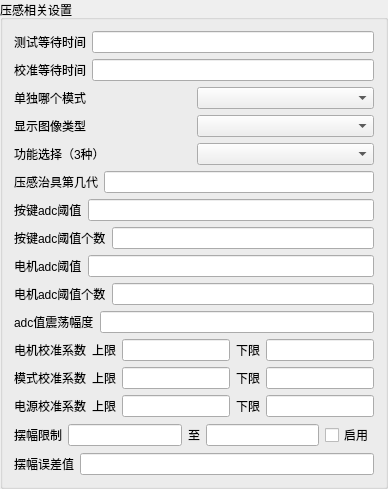
        <widget class="QGroupBox" name="pressureSettingsWidget">
         <property name="title">
          <string>压感相关设置</string>
         </property>
         <layout class="QGridLayout" name="gridLayout_5">
          <item row="5" column="0">
           <layout class="QHBoxLayout" name="horizontalLayout_2">
            <property name="topMargin">
             <number>0</number>
            </property>
            <item>
             <widget class="QLabel" name="label_2">
              <property name="sizePolicy">
               <sizepolicy hsizetype="Preferred" vsizetype="Fixed">
                <horstretch>0</horstretch>
                <verstretch>0</verstretch>
               </sizepolicy>
              </property>
              <property name="text">
               <string>压感治具第几代</string>
              </property>
             </widget>
            </item>
            <item>
             <widget class="QLineEdit" name="lineEdit_PressMechine"/>
            </item>
           </layout>
          </item>
          <item row="11" column="0">
           <layout class="QHBoxLayout" name="horizontalLayout_6">
            <item>
             <widget class="QLabel" name="pressSignalStrengthLabel">
              <property name="text">
               <string>电机校准系数</string>
              </property>
             </widget>
            </item>
            <item>
             <layout class="QHBoxLayout" name="pressUpperLimitLayout">
              <item>
               <widget class="QLabel" name="pressUpperLimitLabel">
                <property name="text">
                 <string>上限</string>
                </property>
               </widget>
              </item>
              <item>
               <widget class="QLineEdit" name="bthPressUpperLimitLineEdit"/>
              </item>
             </layout>
            </item>
            <item>
             <layout class="QHBoxLayout" name="pressLowerLimitLayout">
              <item>
               <widget class="QLabel" name="pressLowerLimitLabel">
                <property name="text">
                 <string>下限</string>
                </property>
               </widget>
              </item>
              <item>
               <widget class="QLineEdit" name="bthPressLowerLimitLineEdit"/>
              </item>
             </layout>
            </item>
           </layout>
          </item>
          <item row="13" column="0">
           <layout class="QHBoxLayout" name="horizontalLayout_9">
            <item>
             <widget class="QLabel" name="pressSignalStrengthLabel_3">
              <property name="text">
               <string>电源校准系数</string>
              </property>
             </widget>
            </item>
            <item>
             <layout class="QHBoxLayout" name="pressUpperLimitLayout_3">
              <item>
               <widget class="QLabel" name="pressUpperLimitLabel_3">
                <property name="text">
                 <string>上限</string>
                </property>
               </widget>
              </item>
              <item>
               <widget class="QLineEdit" name="powerPressUpperLimitLineEdit"/>
              </item>
             </layout>
            </item>
            <item>
             <layout class="QHBoxLayout" name="pressLowerLimitLayout_3">
              <item>
               <widget class="QLabel" name="pressLowerLimitLabel_3">
                <property name="text">
                 <string>下限</string>
                </property>
               </widget>
              </item>
              <item>
               <widget class="QLineEdit" name="powerPressLowerLimitLineEdit"/>
              </item>
             </layout>
            </item>
           </layout>
          </item>
          <item row="9" column="0">
           <layout class="QHBoxLayout" name="horizontalLayout_16">
            <property name="topMargin">
             <number>0</number>
            </property>
            <item>
             <widget class="QLabel" name="label_BrushThresholdCount">
              <property name="sizePolicy">
               <sizepolicy hsizetype="Preferred" vsizetype="Fixed">
                <horstretch>0</horstretch>
                <verstretch>0</verstretch>
               </sizepolicy>
              </property>
              <property name="text">
               <string>电机adc阈值个数</string>
              </property>
             </widget>
            </item>
            <item>
             <widget class="QLineEdit" name="lineEdit_BrushThresholdCount"/>
            </item>
           </layout>
          </item>
          <item row="10" column="0">
           <layout class="QHBoxLayout" name="horizontalLayout_20">
            <property name="topMargin">
             <number>0</number>
            </property>
            <item>
             <widget class="QLabel" name="label_BrushThresholdCount_2">
              <property name="sizePolicy">
               <sizepolicy hsizetype="Preferred" vsizetype="Fixed">
                <horstretch>0</horstretch>
                <verstretch>0</verstretch>
               </sizepolicy>
              </property>
              <property name="text">
               <string>adc值震荡幅度</string>
              </property>
             </widget>
            </item>
            <item>
             <widget class="QLineEdit" name="lineEdit_press_adc_shake">
              <property name="enabled">
               <bool>true</bool>
              </property>
             </widget>
            </item>
           </layout>
          </item>
          <item row="1" column="0">
           <layout class="QHBoxLayout" name="horizontalLayout_testWaitTime_2">
            <item>
             <widget class="QLabel" name="label_caliWaitTime">
              <property name="text">
               <string>校准等待时间</string>
              </property>
             </widget>
            </item>
            <item>
             <widget class="QLineEdit" name="lineEdit_caliWaitTime"/>
            </item>
           </layout>
          </item>
          <item row="4" column="0">
           <layout class="QHBoxLayout" name="horizontalLayout_individualMode_2">
            <item>
             <widget class="QLabel" name="label_individualMode_2">
              <property name="text">
               <string>功能选择（3种）</string>
              </property>
             </widget>
            </item>
            <item>
             <widget class="QComboBox" name="comboBox_pressFunctionSwitch"/>
            </item>
           </layout>
          </item>
          <item row="3" column="0">
           <layout class="QHBoxLayout" name="horizontalLayout_displayImageType">
            <item>
             <widget class="QLabel" name="label_displayImageType">
              <property name="text">
               <string>显示图像类型</string>
              </property>
             </widget>
            </item>
            <item>
             <widget class="QComboBox" name="comboBox_displayImageType"/>
            </item>
           </layout>
          </item>
          <item row="8" column="0">
           <layout class="QHBoxLayout" name="horizontalLayout_19">
            <property name="topMargin">
             <number>0</number>
            </property>
            <item>
             <widget class="QLabel" name="label_BrushThreshold">
              <property name="sizePolicy">
               <sizepolicy hsizetype="Preferred" vsizetype="Fixed">
                <horstretch>0</horstretch>
                <verstretch>0</verstretch>
               </sizepolicy>
              </property>
              <property name="text">
               <string>电机adc阈值</string>
              </property>
             </widget>
            </item>
            <item>
             <widget class="QLineEdit" name="lineEdit_BrushThreshold"/>
            </item>
           </layout>
          </item>
          <item row="2" column="0">
           <layout class="QHBoxLayout" name="horizontalLayout_individualMode">
            <item>
             <widget class="QLabel" name="label_individualMode">
              <property name="text">
               <string>单独哪个模式</string>
              </property>
             </widget>
            </item>
            <item>
             <widget class="QComboBox" name="comboBox_individualMode"/>
            </item>
           </layout>
          </item>
          <item row="31" column="0">
           <layout class="QHBoxLayout" name="horizontalLayout_amplitude">
            <item>
             <widget class="QLabel" name="label_amplitude">
              <property name="text">
               <string>摆幅限制</string>
              </property>
             </widget>
            </item>
            <item>
             <widget class="QLineEdit" name="lineEdit_amplitudeLimitLower"/>
            </item>
            <item>
             <widget class="QLabel" name="label_amplitude_to">
              <property name="text">
               <string>至</string>
              </property>
             </widget>
            </item>
            <item>
             <widget class="QLineEdit" name="lineEdit_amplitudeLimitUpper"/>
            </item>
            <item>
             <widget class="QCheckBox" name="checkBox_amplitudeLimit">
              <property name="text">
               <string>启用</string>
              </property>
             </widget>
            </item>
           </layout>
          </item>
          <item row="32" column="0">
           <layout class="QHBoxLayout" name="horizontalLayout_amplitude_error">
            <item>
             <widget class="QLabel" name="label_amplitude_error">
              <property name="text">
               <string>摆幅误差值</string>
              </property>
             </widget>
            </item>
            <item>
             <widget class="QLineEdit" name="lineEdit_amplitudeError"/>
            </item>
           </layout>
          </item>
          <item row="0" column="0">
           <layout class="QHBoxLayout" name="horizontalLayout_testWaitTime">
            <item>
             <widget class="QLabel" name="label_testWaitTime">
              <property name="text">
               <string>测试等待时间</string>
              </property>
             </widget>
            </item>
            <item>
             <widget class="QLineEdit" name="lineEdit_testWaitTime"/>
            </item>
           </layout>
          </item>
          <item row="12" column="0">
           <layout class="QHBoxLayout" name="horizontalLayout_8">
            <item>
             <widget class="QLabel" name="pressSignalStrengthLabel_2">
              <property name="text">
               <string>模式校准系数</string>
              </property>
             </widget>
            </item>
            <item>
             <layout class="QHBoxLayout" name="pressUpperLimitLayout_2">
              <item>
               <widget class="QLabel" name="pressUpperLimitLabel_2">
                <property name="text">
                 <string>上限</string>
                </property>
               </widget>
              </item>
              <item>
               <widget class="QLineEdit" name="modelPressUpperLimitLineEdit"/>
              </item>
             </layout>
            </item>
            <item>
             <layout class="QHBoxLayout" name="pressLowerLimitLayout_2">
              <item>
               <widget class="QLabel" name="pressLowerLimitLabel_2">
                <property name="text">
                 <string>下限</string>
                </property>
               </widget>
              </item>
              <item>
               <widget class="QLineEdit" name="modelPressLowerLimitLineEdit"/>
              </item>
             </layout>
            </item>
           </layout>
          </item>
          <item row="6" column="0">
           <layout class="QHBoxLayout" name="horizontalLayout_17">
            <property name="topMargin">
             <number>0</number>
            </property>
            <item>
             <widget class="QLabel" name="label_ButtonThreshold">
              <property name="sizePolicy">
               <sizepolicy hsizetype="Preferred" vsizetype="Fixed">
                <horstretch>0</horstretch>
                <verstretch>0</verstretch>
               </sizepolicy>
              </property>
              <property name="text">
               <string>按键adc阈值</string>
              </property>
             </widget>
            </item>
            <item>
             <widget class="QLineEdit" name="lineEdit_ButtonThreshold"/>
            </item>
           </layout>
          </item>
          <item row="7" column="0">
           <layout class="QHBoxLayout" name="horizontalLayout_18">
            <property name="topMargin">
             <number>0</number>
            </property>
            <item>
             <widget class="QLabel" name="label_ButtonThresholdCount">
              <property name="sizePolicy">
               <sizepolicy hsizetype="Preferred" vsizetype="Fixed">
                <horstretch>0</horstretch>
                <verstretch>0</verstretch>
               </sizepolicy>
              </property>
              <property name="text">
               <string>按键adc阈值个数</string>
              </property>
             </widget>
            </item>
            <item>
             <widget class="QLineEdit" name="lineEdit_ButtonThresholdCount"/>
            </item>
           </layout>
          </item>
         </layout>
        </widget>
